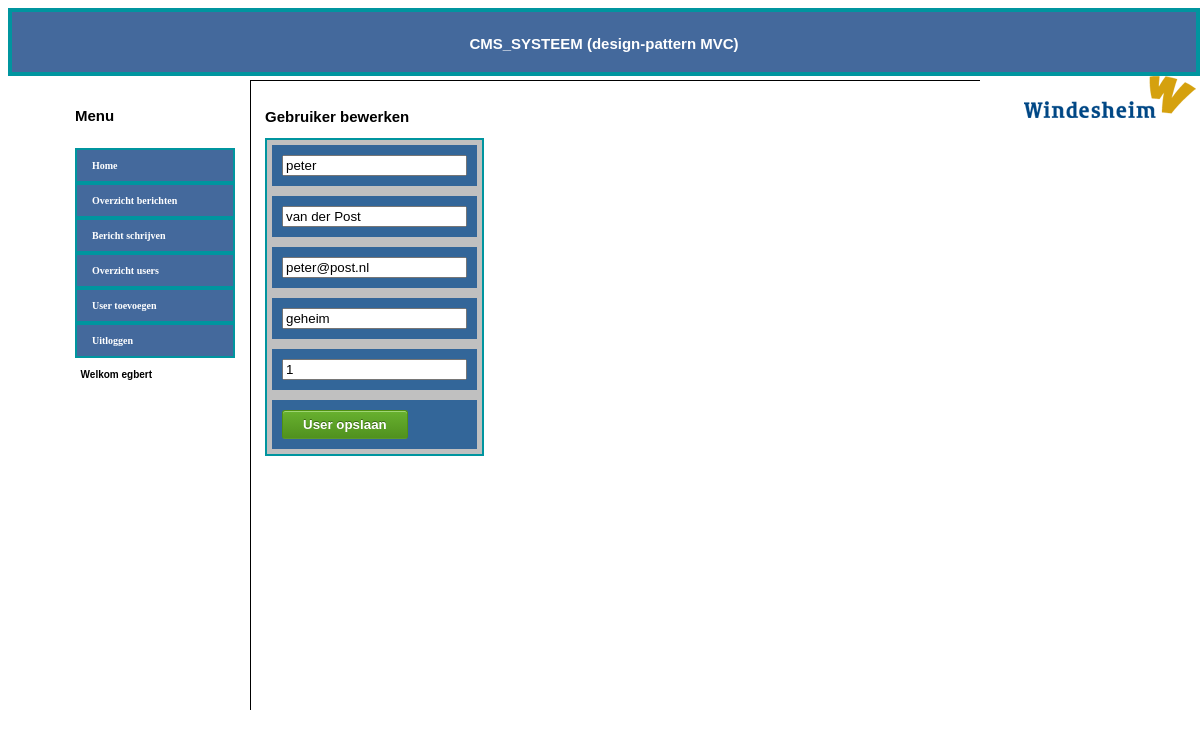
/view/user_bewerken_form.php?id=10 (signed in), run on the app's committed database.
### tables this page shows
CREATE TABLE IF NOT EXISTS `user` (
  `id` int(11) NOT NULL AUTO_INCREMENT,
  `firstname` varchar(200) NOT NULL,
  `lastname` varchar(200) NOT NULL,
  `email` varchar(200) NOT NULL,
  `password` varchar(100) NOT NULL,
  `admin` int(11) NOT NULL,
  PRIMARY KEY (`id`)
);

### view/user_bewerken_form.php (the view, shortened to what this page needs)
<link type='text/css' rel='stylesheet' href='css/style.css'/>
<body>
<?php include 'includes/sentry.php'; ?>
<div id="form">
<?php
include 'includes/header.php';
?>
</div>
<div id="menu">
<?php
include 'includes/menu.php';
?>
</div>
<div id="editor">
<h2>Gebruiker bewerken</h2>
<table>
<form method="post" action="../controller/user_bewerken.php">
<tr><td><input name="voornaam" type="text" value="
<?php include '../model/connect.php'; $id=$_GET['id'];
$sql="SELECT firstname FROM user WHERE id='$id'";
$result=mysqli_query($conn,$sql);
while(list($firstname)=mysqli_fetch_row($result)) {
echo "$firstname"; } ?>"/> </td></tr>
<tr><td><input name="achternaam" type="text" value="
<?php include '../model/connect.php'; $id=$_GET['id'];
$sql="SELECT lastname FROM user WHERE id='$id'";
$result=mysqli_query($conn,$sql);
while(list($lastname)=mysqli_fetch_row($result)) {
echo "$lastname"; } ?>"/> </td></tr>
<tr><td><input name="email" type="text" value="
<?php include '../model/connect.php'; $id=$_GET['id'];
$sql="SELECT email FROM user WHERE id='$id'";
$result=mysqli_query($conn,$sql);
while(list($email)=mysqli_fetch_row($result)) {
echo "$email"; } ?>"/> </td></tr>
<tr><td><input name="wachtwoord" type="text" value="
<?php include '../model/connect.php'; $id=$_GET['id'];
$sql="SELECT password FROM user WHERE id='$id'";
$result=mysqli_query($conn,$sql);
while(list($password)=mysqli_fetch_row($result)) {
echo "$password"; } ?>"/></td></tr>
<tr><td><input name="admin" type="text" value="
<?php include '../model/connect.php'; $id=$_GET['id'];
$sql="SELECT admin FROM user WHERE id='$id'";
$result=mysqli_query($conn,$sql);
while(list($admin)=mysqli_fetch_row($result)) {
echo "$admin"; } ?>"/> </td></tr>
<tr><td><button class="submit" type="submit">User opslaan</button></td></tr>
</form>
</table>
</div>
    </body>
</html>

### view/css/style.css (style rules this page uses)
#form { top:0px; left:0px; width:100%; height:60px; border:4px solid RGB(0, 149, 159); background-color:#44699C; color:#FFF; border-spacing: 0px 0px; }
#menu { position:absolute; left:20px; top:80px; width:200px; height:600px; border-right: 1px solid #000000; padding:15px; }
#editor { position:absolute; width:700px; height:600px; top:80px; left:250px; border-top: 1px solid #000000; padding:15px; }
body { font-family: Arial, Helvetica, sans-serif; font-size: 10px; color: #000000; }
table { border:2px solid RGB(0, 149, 159); border-spacing: 0px 0px; }
td { border: 5px solid #C0C0C0; padding:10px; width:100px; height:30px; background-color:#336699; color:white; }
button.submit { background-color: #68b12f; background: -webkit-gradient(linear, left top, left bottom, from(#68b12f), to(#50911e)); background: -webkit-linear-gradient(top, #68b12f, #50911e); background: -moz-linear-gradient(top, #68b12f, #50911e); background: -ms-linear-gradient(top, #68b12f, #50911e); background: -o-linear-gradient(top, #68b12f, #50911e); background: linear-gradient(top, #68b12f, #50911e); border: 1px solid #509111; border-bottom: 1px solid #5b992b; border-radius: 3px; -webkit-border-radius: 3px; -moz-border-radius: 3px; -ms-border-radius: 3px; -o-border-radius: 3px; box-shadow: inset 0 1px 0 0 #9fd574; -webkit-box-shadow: 0 1px 0 0 #9fd574 inset ; -moz-box-shadow: 0 1px 0 0 #9fd574 inset; -ms-box-shadow: 0 1px 0 0 #9fd574 inset; -o-box-shadow: 0 1px 0 0 #9fd574 inset; color: white; font-weight: bold; padding: 6px 20px; text-align: center; text-shadow: 0 -1px 0 #396715; }

### data on the page
user: voornaam "peter", achternaam "van der Post", email "peter@post.nl", wachtwoord "geheim", admin "1"

### other printed values
$_SESSION['firstname'] "egbert"
